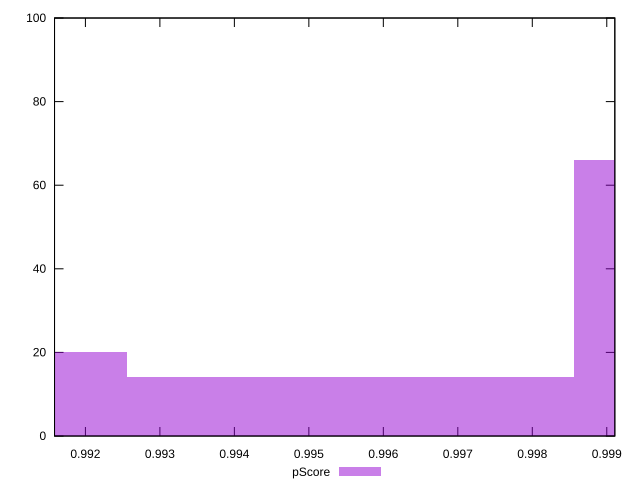

This chart was generated by the following gnuplot code:
reset

$pScore <<EOF
1.0015601757318742 66
0.9955628094101264 14
0.9895654430883787 20
EOF

set key outside below
set boxwidth 0.00599736632174775
set xrange [0.9915853859990458:0.9991080935823182]
set yrange [0:100]
set trange [0:100]
set style fill transparent solid 0.5 noborder
set terminal svg size 640, 490 enhanced background rgb 'white'
set output "reprap/first-cpu-idle/samples/pages+cached+noexternal+nofonts/pScore/histogram.svg"

plot $pScore title "pScore" with boxes

reset
